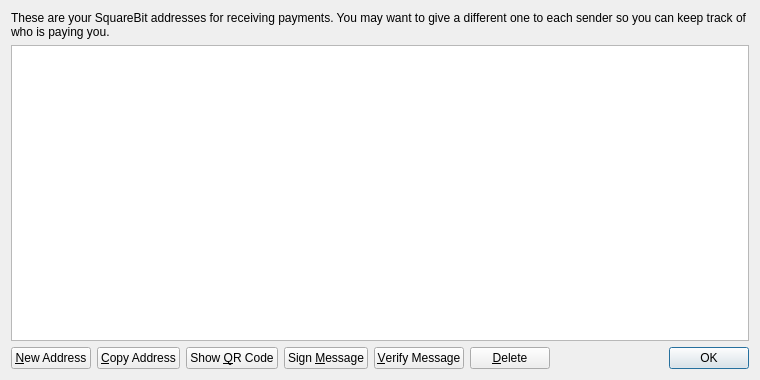
<?xml version="1.0" encoding="UTF-8"?>
<ui version="4.0">
 <class>AddressBookPage</class>
 <widget class="QWidget" name="AddressBookPage">
  <property name="geometry">
   <rect>
    <x>0</x>
    <y>0</y>
    <width>760</width>
    <height>380</height>
   </rect>
  </property>
  <property name="windowTitle">
   <string>Address Book</string>
  </property>
  <layout class="QVBoxLayout" name="verticalLayout">
   <item>
    <widget class="QLabel" name="labelExplanation">
     <property name="text">
      <string>These are your SquareBit addresses for receiving payments. You may want to give a different one to each sender so you can keep track of who is paying you.</string>
     </property>
     <property name="textFormat">
      <enum>Qt::PlainText</enum>
     </property>
     <property name="wordWrap">
      <bool>true</bool>
     </property>
    </widget>
   </item>
   <item>
    <widget class="QTableView" name="tableView">
     <property name="contextMenuPolicy">
      <enum>Qt::CustomContextMenu</enum>
     </property>
     <property name="toolTip">
      <string>Double-click to edit address or label</string>
     </property>
     <property name="tabKeyNavigation">
      <bool>false</bool>
     </property>
     <property name="alternatingRowColors">
      <bool>true</bool>
     </property>
     <property name="selectionMode">
      <enum>QAbstractItemView::SingleSelection</enum>
     </property>
     <property name="selectionBehavior">
      <enum>QAbstractItemView::SelectRows</enum>
     </property>
     <property name="sortingEnabled">
      <bool>true</bool>
     </property>
     <attribute name="verticalHeaderVisible">
      <bool>false</bool>
     </attribute>
    </widget>
   </item>
   <item>
    <layout class="QHBoxLayout" name="horizontalLayout">
     <item>
      <widget class="QPushButton" name="newAddressButton">
       <property name="toolTip">
        <string>Create a new address</string>
       </property>
       <property name="text">
        <string>&amp;New Address</string>
       </property>
       <property name="icon">
        <iconset resource="../bitcoin.qrc">
         <normaloff>:/icons/add</normaloff>:/icons/add</iconset>
       </property>
      </widget>
     </item>
     <item>
      <widget class="QPushButton" name="copyToClipboard">
       <property name="toolTip">
        <string>Copy the currently selected address to the system clipboard</string>
       </property>
       <property name="text">
        <string>&amp;Copy Address</string>
       </property>
       <property name="icon">
        <iconset resource="../bitcoin.qrc">
         <normaloff>:/icons/editcopy</normaloff>:/icons/editcopy</iconset>
       </property>
      </widget>
     </item>
     <item>
      <widget class="QPushButton" name="showQRCode">
       <property name="text">
        <string>Show &amp;QR Code</string>
       </property>
       <property name="icon">
        <iconset resource="../bitcoin.qrc">
         <normaloff>:/icons/qrcode</normaloff>:/icons/qrcode</iconset>
       </property>
      </widget>
     </item>
     <item>
      <widget class="QPushButton" name="signMessage">
       <property name="toolTip">
        <string>Sign a message to prove you own a SquareBit address</string>
       </property>
       <property name="text">
        <string>Sign &amp;Message</string>
       </property>
       <property name="icon">
        <iconset resource="../bitcoin.qrc">
         <normaloff>:/icons/edit</normaloff>:/icons/edit</iconset>
       </property>
      </widget>
     </item>
     <item>
      <widget class="QPushButton" name="verifyMessage">
       <property name="toolTip">
        <string>Verify a message to ensure it was signed with a specified SquareBit address</string>
       </property>
       <property name="text">
        <string>&amp;Verify Message</string>
       </property>
       <property name="icon">
        <iconset resource="../bitcoin.qrc">
         <normaloff>:/icons/transaction_0</normaloff>:/icons/transaction_0</iconset>
       </property>
      </widget>
     </item>
     <item>
      <widget class="QPushButton" name="deleteButton">
       <property name="toolTip">
        <string>Delete the currently selected address from the list</string>
       </property>
       <property name="text">
        <string>&amp;Delete</string>
       </property>
       <property name="icon">
        <iconset resource="../bitcoin.qrc">
         <normaloff>:/icons/remove</normaloff>:/icons/remove</iconset>
       </property>
      </widget>
     </item>
     <item>
      <spacer name="horizontalSpacer">
       <property name="orientation">
        <enum>Qt::Horizontal</enum>
       </property>
       <property name="sizeHint" stdset="0">
        <size>
         <width>40</width>
         <height>20</height>
        </size>
       </property>
      </spacer>
     </item>
     <item>
      <widget class="QDialogButtonBox" name="buttonBox">
       <property name="sizePolicy">
        <sizepolicy hsizetype="Maximum" vsizetype="Fixed">
         <horstretch>0</horstretch>
         <verstretch>0</verstretch>
        </sizepolicy>
       </property>
       <property name="standardButtons">
        <set>QDialogButtonBox::Ok</set>
       </property>
      </widget>
     </item>
    </layout>
   </item>
  </layout>
 </widget>
 <resources>
  <include location="../bitcoin.qrc"/>
 </resources>
 <connections/>
</ui>
